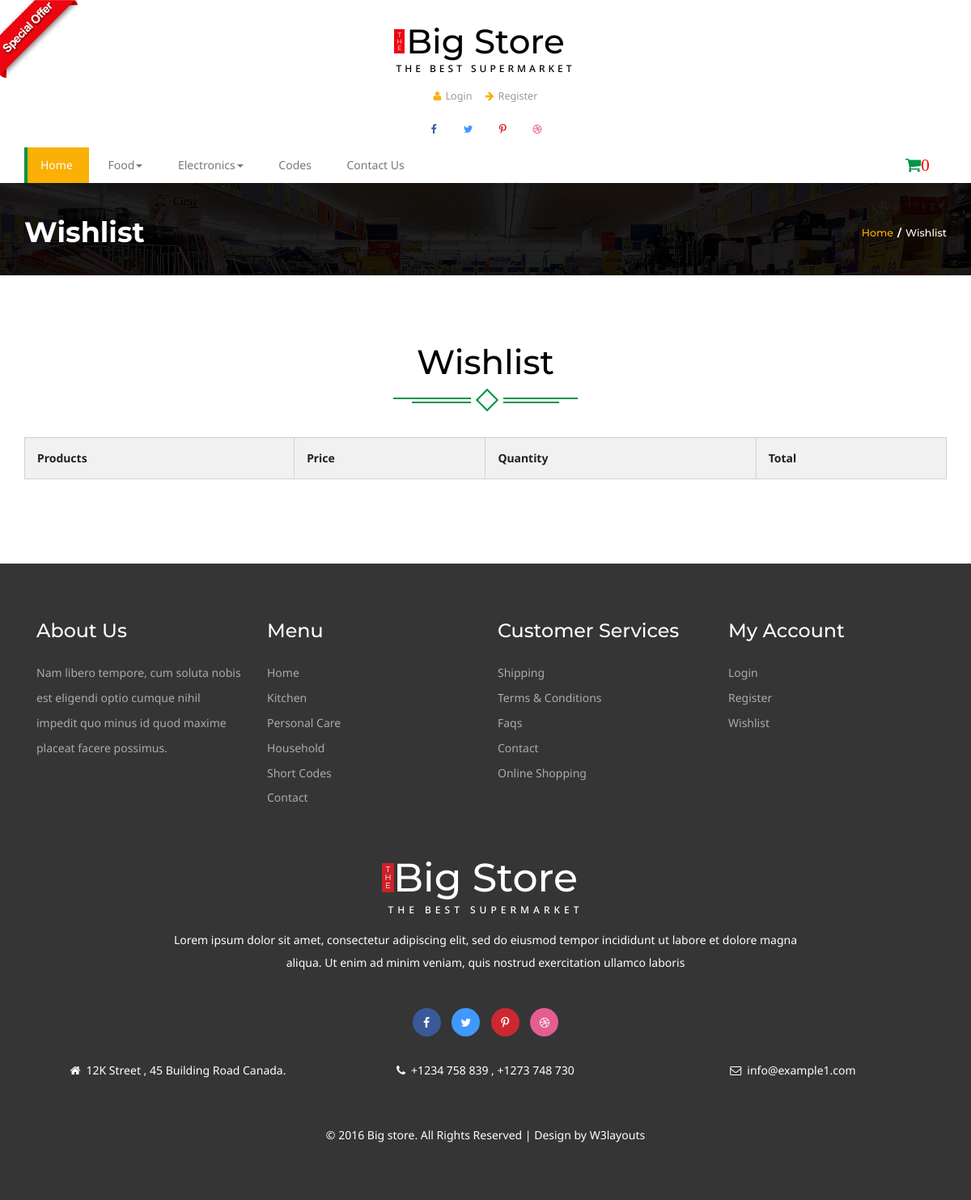
Before: /cart/ with the older database file.
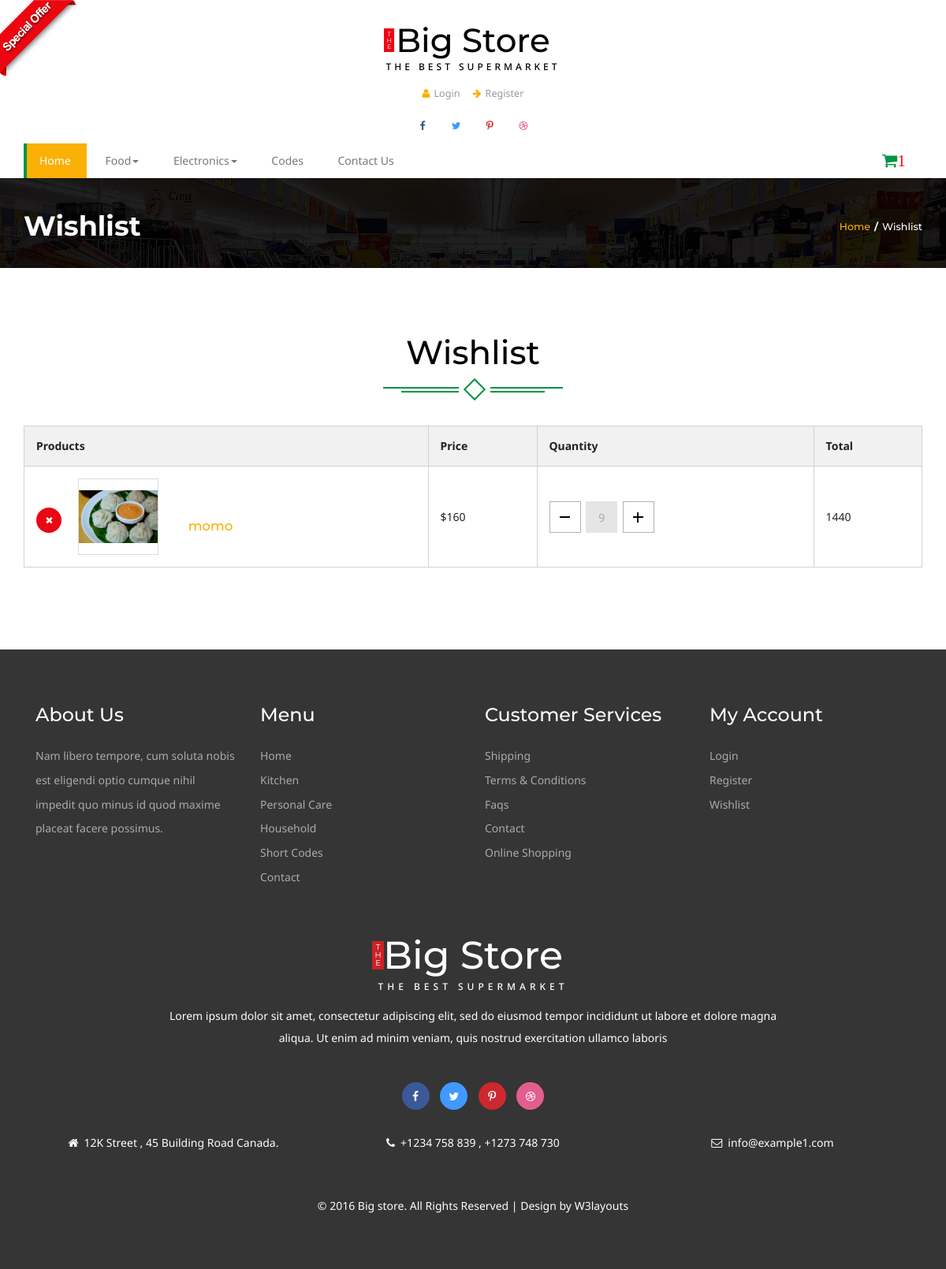
After: the same page with the newer database file.
### home/models.py (models this page shows, shortened)
class Category(models.Model):
	title = models.CharField(max_length = 500)
	slug = models.CharField(max_length = 500)
	description = models.TextField(blank = True)
	image = models.ImageField(upload_to = 'media')
	status = models.CharField(choices = STATUS,max_length = 500 , blank = True)

class Item(models.Model):
	title = models.CharField(max_length = 500)
	slug = models.CharField(max_length = 500)
	description = models.TextField(blank = True)
	image = models.ImageField(upload_to = 'media')
	price = models.IntegerField()
	discounted_price = models.IntegerField(default = 0)
	category = models.ForeignKey(Category , models.CASCADE)
	subcategory = models.ForeignKey(Subcategory , models.CASCADE)
	stock = models.CharField(choices = STOCK, max_length = 50)
	labels = models.CharField(choices = LABELS , max_length = 50)
	def get_add_to_cart_url(self):
		return reverse('cart:add_to_cart' , kwargs = {'slug':self.slug})

### cart/models.py (models this page shows, shortened)
class Cart(models.Model):
	user = models.ForeignKey(settings.AUTH_USER_MODEL,on_delete = models.CASCADE)
	slug = models.CharField(max_length = 300)
	items = models.ForeignKey(Item, on_delete = models.CASCADE)
	quantity = models.IntegerField(default = 1)
	checkout = models.BooleanField(default = False)
	total = models.IntegerField(null = True)
	def get_remove_cart_url(self):
		return reverse('cart:remove_cart' , kwargs = {'slug':self.slug})
	def get_delete_cart_url(self):
		return reverse('cart:delete_cart' , kwargs = {'slug':self.slug})

### cart/views.py (the view)
# urls.py: path('', CartView.as_view(), name='cart'),
class CartView(BaseView):
	def get(self, request):
		self.views['carts'] = Cart.objects.filter()
		return render(request , 'wishlist.html',self.views)

### home/models.py (called while the page is built)
	def get_subcat_url(self):
		return reverse('home:subcategory',kwargs = {'slug':self.slug})

### templates/wishlist.html (shortened to what this page needs)
 {% extends 'base.html' %}
  {% block content %}
  {% load static %}
<div class="banner-top">
	<div class="container">
		<h3 >Wishlist</h3>
		<h4><a href="index.html">Home</a><label>/</label>Wishlist</h4>
		<div class="clearfix"> </div>
	</div>
</div>
		<div class="check-out">
		<div class="container">
	 <div class="spec ">
				<h3>Wishlist</h3>
					<div class="ser-t">
						<span><i></i></span>
					</div>
			</div>
 <table class="table ">
		<tr>
			<th class="t-head head-it ">Products</th>
			<th class="t-head">Price</th>
		<th class="t-head">Quantity</th>
		<th class="t-head">Total</th>
		  </tr>
		  {% for cart in carts %}
	  <tr class="cross">
			<td class="ring-in t-data">
				<a href="" class="at-in">
					<img src="{{cart.items.image.url}}" height="100" width="100" class="img-responsive" alt="">
				</a>
			<div class="sed">
				<h5>{{cart.items.title}}</h5>
			</div>
				<div class="clearfix"> </div>
				<a href="{{cart.get_delete_cart_url}}"><div class="close1"> <i class="fa fa-times" aria-hidden="true"></i></div></a>
			 </td>
			     {% if cart.items.discounted_price %}
			<td class="t-data">${{cart.items.discounted_price}}</td>
			     {% else %}
			<td class="t-data">${{cart.items.price}}</td>
			      {% endif %}
			<td class="t-data"><div class="quantity">
								<div class="quantity-select">
									<a href="{{cart.get_remove_cart_url}}"><div class="entry value-minus">&nbsp;</div></a>
										<div class="entry value"><span class="span-1">{{cart.quantity}}</span></div>
									<a href="{{cart.items.get_add_to_cart_url}}"><div class="entry value-plus active">&nbsp;</div></a>
								</div>
							</div>
			<td class="t-data">{{cart.total}}</td>
			</td>
			{% endfor %}
		  </tr>
	</table>
		 </div>
		 </div>
{% endblock %}

### templates/base.html (shortened to what the changed rows need)
<!DOCTYPE html>
{% load static %}
<html>
<head>
<link href="{% static 'css/bootstrap.css' %}" rel='stylesheet' type='text/css' />
<link href="{% static 'css/style.css' %}" rel='stylesheet' type='text/css' />
<link href="{% static 'css/font-awesome.css' %}" rel="stylesheet">
	<link rel="stylesheet" href="{% static 'css/jstarbox.css' %}" type="text/css" media="screen" charset="utf-8" />
</head>
<body>
<div class="header">
		<div class="container">
			<div class="logo">
				<h1 ><a href="index.html"><b>T<br>H<br>E</b>Big Store<span>The Best Supermarket</span></a></h1>
			</div>
				<div class="nav-top">
					<nav class="navbar navbar-default">
					<div class="collapse navbar-collapse" id="bs-megadropdown-tabs">
						<ul class="nav navbar-nav ">
							{% for cat in categories %}
							<li class="dropdown ">
								<a href="#" class="dropdown-toggle  hyper" data-toggle="dropdown" ><span>{{cat.title}}<b class="caret"></b></span></a>
							</li>
							{% endfor %}
						</ul>
					</div>
					</nav>
					 <a href="/cart/"><div class="cart" >
						<span class="fa fa-shopping-cart my-cart-icon"><font color="red">{{no_order}}</font></span>
					</div></a>
				</div>
				</div>
</div>
{% block content %}
{% endblock %}
<div class="footer">
	<div class="container">
			<div class="footer-bottom">
				<h2 ><a href="index.html"><b>T<br>H<br>E</b>Big Store<span>The Best Supermarket</span></a></h2>
			</div>
	</div>
</div>
</body>
</html>

Changed rows visible on the page:
added Cart: items.image (picture), items "momo", items.price "160", quantity "9", total "1440"
Other visible differences:
{{ no_order }}: "0" → "1"
